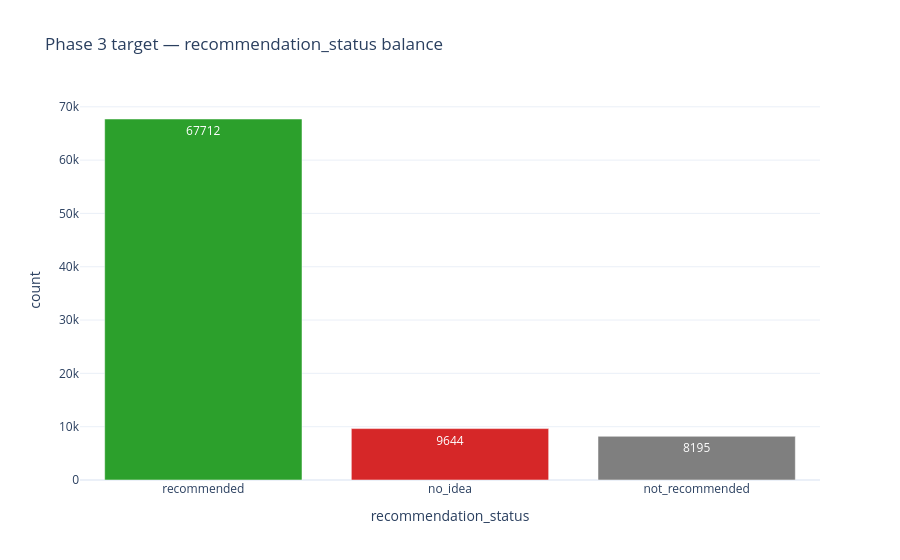
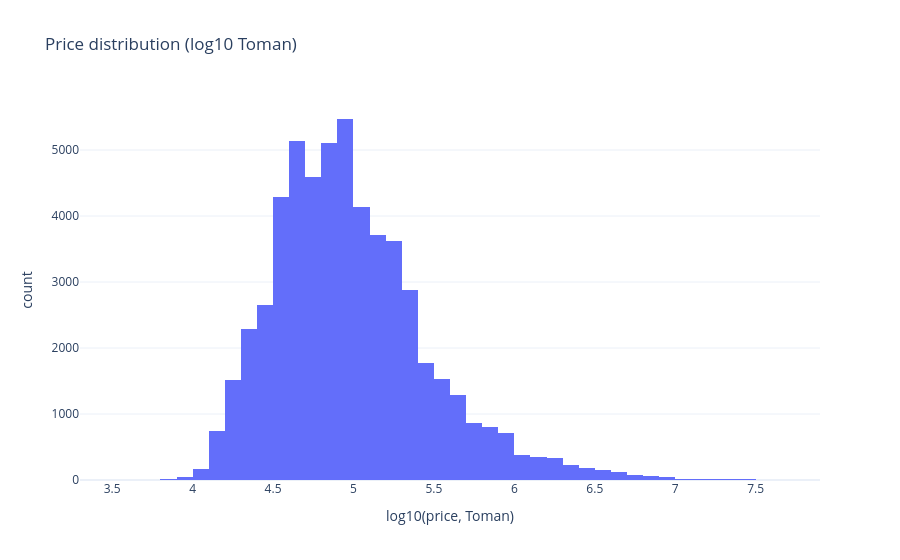
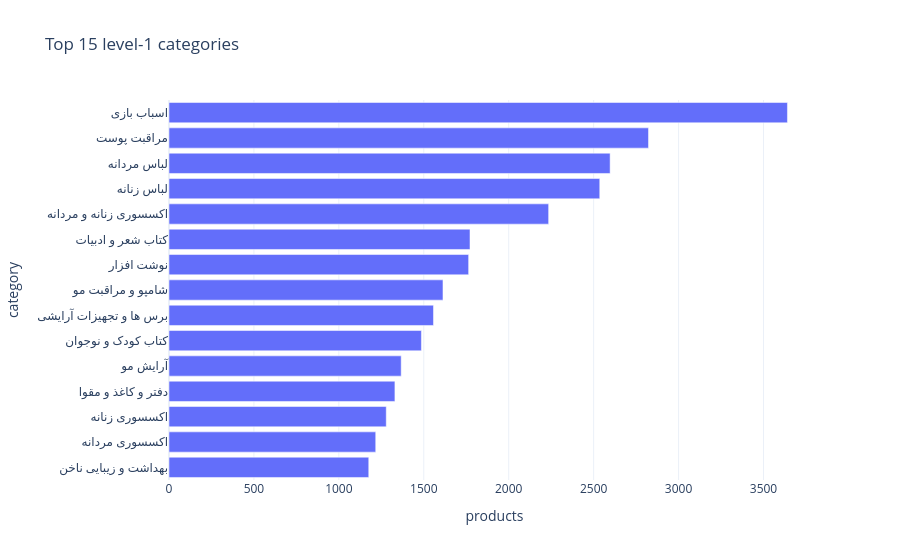

The notebook cell saved with these charts, in order:
### Code cell
fig_recommendation_balance(comments_df).show()
fig_price_distribution(products_df).show()
fig_top_categories(products_df).show()

### Figure 1 — Plotly figure (JSON) as saved in the notebook; plotly's stock layout.template omitted (floating-point values rounded to 4 significant figures)
{"data": [{"hovertemplate": "recommendation_status=%{x}<br>count=%{y}<br>text=%{text}<extra></extra>", "legendgroup": "", "marker": {"color": ["#2ca02c", "#d62728", "#7f7f7f"], "pattern": {"shape": ""}}, "name": "", "orientation": "v", "showlegend": false, "text": [67710.0, 9644.0, 8195.0], "textposition": "auto", "type": "bar", "x": ["recommended", "no_idea", "not_recommended"], "xaxis": "x", "y": [67712, 9644, 8195], "yaxis": "y"}], "layout": {"barmode": "relative", "legend": {"tracegroupgap": 0}, "title": {"text": "Phase 3 target — recommendation_status balance"}, "xaxis": {"anchor": "y", "domain": [0.0, 1.0], "title": {"text": "recommendation_status"}}, "yaxis": {"anchor": "x", "domain": [0.0, 1.0], "title": {"text": "count"}}}}

### Figure 2 — Plotly figure (JSON) as saved in the notebook; plotly's stock layout.template omitted (floating-point values rounded to 4 significant figures; data arrays with more than 128 entries replaced by an {"elided": "..."} marker saying what was removed)
{"data": [{"bingroup": "x", "hovertemplate": "variable=price_clean<br>log10(price, Toman)=%{x}<br>count=%{y}<extra></extra>", "legendgroup": "price_clean", "marker": {"color": "#636efa", "pattern": {"shape": ""}}, "name": "price_clean", "nbinsx": 60, "orientation": "v", "showlegend": true, "type": "histogram", "x": {"elided": "55348 float values"}, "xaxis": "x", "yaxis": "y"}], "layout": {"barmode": "relative", "legend": {"title": {"text": "variable"}, "tracegroupgap": 0}, "showlegend": false, "title": {"text": "Price distribution (log10 Toman)"}, "xaxis": {"anchor": "y", "domain": [0.0, 1.0], "title": {"text": "log10(price, Toman)"}}, "yaxis": {"anchor": "x", "domain": [0.0, 1.0], "title": {"text": "count"}}}}

### Figure 3 — Plotly figure (JSON) as saved in the notebook; plotly's stock layout.template omitted (floating-point values rounded to 4 significant figures)
{"data": [{"hovertemplate": "products=%{x}<br>category=%{y}<extra></extra>", "legendgroup": "", "marker": {"color": "#636efa", "pattern": {"shape": ""}}, "name": "", "orientation": "h", "showlegend": false, "textposition": "auto", "type": "bar", "x": [1176, 1217, 1279, 1330, 1367, 1486, 1557, 1613, 1764, 1772, 2235, 2536, 2597, 2823, 3641], "xaxis": "x", "y": ["بهداشت و زیبایی ناخن", "اکسسوری مردانه", "اکسسوری زنانه", "دفتر و کاغذ و مقوا", "آرایش مو", "کتاب کودک و نوجوان", "برس ها و تجهیزات آرایشی", "شامپو و مراقبت مو", "نوشت افزار", "کتاب شعر و ادبیات", "اکسسوری زنانه و مردانه", "لباس زنانه", "لباس مردانه", "مراقبت پوست", "اسباب بازی"], "yaxis": "y"}], "layout": {"barmode": "relative", "legend": {"tracegroupgap": 0}, "title": {"text": "Top 15 level-1 categories"}, "xaxis": {"anchor": "y", "domain": [0.0, 1.0], "title": {"text": "products"}}, "yaxis": {"anchor": "x", "domain": [0.0, 1.0], "title": {"text": "category"}}}}
